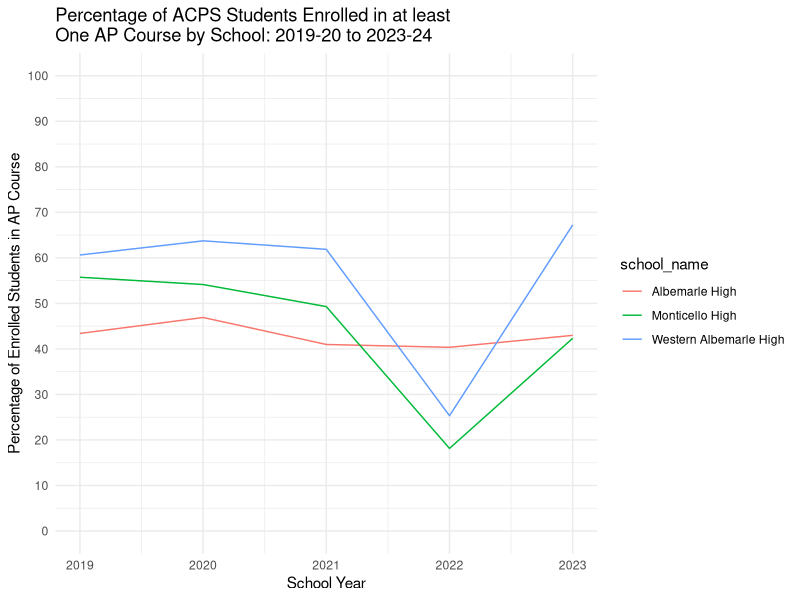

The R script that drew this image: (Note: this script raises an error after producing the figure.)
## ---- chunk 1
knitr::opts_chunk$set(echo = TRUE)

##############################################################
# Call Libraries
##############################################################

library(readxl)
library(dplyr)
library(tidyverse)
library(ggplot2)

advanced_div <- read_csv("../data/ACPS_advanced_coursework_div_data_2019-23.csv")
advanced_school <- read_csv("../data/ACPS_advanced_coursework_school_data_2019-23.csv")

## ---- chunk 2
ggplot() +
  geom_line(data=advanced_school %>% dplyr::filter(data_level=="All"),
            aes(x=year,y=perc_ap, group=school_name,color=school_name))+
  theme_minimal()+
  scale_y_continuous(limits=c(0,100),breaks=seq(0,100,10),minor_breaks=seq(0,100,5))+
  labs(x="School Year", y="Percentage of Enrolled Students in AP Course", 
       title="Percentage of ACPS Students Enrolled in at least \nOne AP Course by School: 2019-20 to 2023-24")

## ---- chunk 3
ggplot() +
  geom_line(data=ap_allyears_byschool %>% dplyr::filter(data_level=="All"),
            aes(x=year,y=perc_de, group=school_name,color=school_name))+
  theme_minimal()+
  scale_y_continuous(limits=c(0,100),breaks=seq(0,100,10),minor_breaks=seq(0,100,5))+
  labs(x="School Year", y="Percentage of Enrolled Students in DE Course", 
       title="Percentage of ACPS Students Enrolled in at least \nOne DE Course by School: 2019-20 to 2023-24")

## ---- chunk 4
ggplot() +
  geom_line(data=ap_allyears_div %>% dplyr::filter(data_level=="Race",
                                                   student_group!="American Indian or Alaska Native",
                                                   student_group!="Native Hawaiian or Pacific Islander",
                                                   student_group!="Native Hawaiian  or Pacific Islander"),
            aes(x=year,y=perc_ap, group=student_group,color=student_group))+
  theme_minimal()+
  scale_y_continuous(limits=c(0,100),breaks=seq(0,100,10),minor_breaks=seq(0,100,5))+
  labs(x="School Year", y="Percentage of Enrolled Students in AP Course", 
       title="Percentage of ACPS Students Enrolled in at least \nOne AP Course by Race: 2019-20 to 2023-24")

## ---- chunk 5
ggplot() +
  geom_line(data=ap_allyears_div %>% dplyr::filter(data_level=="Race",
                                                   student_group!="American Indian or Alaska Native",
                                                   student_group!="Native Hawaiian or Pacific Islander",
                                                   student_group!="Native Hawaiian  or Pacific Islander"),
            aes(x=year,y=perc_de, group=student_group,color=student_group))+
  theme_minimal()+
  scale_y_continuous(limits=c(0,100),breaks=seq(0,100,10),minor_breaks=seq(0,100,5))+
  labs(x="School Year", y="Percentage of Enrolled Students in Dual Enrollment", 
       title="Percentage of ACPS Students Enrolled in at least \nOne DE Course by Race: 2019-20 to 2023-24")

## ---- chunk 6
ggplot() +
  geom_line(data=ap_allyears_div %>% dplyr::filter(data_level=="Economic Advantage"),
            aes(x=year,y=perc_ap, group=student_group,color=student_group))+
  theme_minimal()+
  scale_y_continuous(limits=c(0,100),breaks=seq(0,100,10),minor_breaks=seq(0,100,5))+
  labs(x="School Year", y="Percentage of Enrolled Students in Advanced Placement", 
       title="Percentage of ACPS Students Enrolled in at least one \nAP Course by Economic Status: 2019-20 to 2023-24")
## ---- chunk 7
ggplot() +
  geom_line(data=ap_allyears_div %>% dplyr::filter(data_level=="Economic Advantage"),
            aes(x=year,y=perc_de, group=student_group,color=student_group))+
  theme_minimal()+
  scale_y_continuous(limits=c(0,100),breaks=seq(0,100,10),minor_breaks=seq(0,100,5))+
  labs(x="School Year", y="Percentage of ACPS Students in Dual Enrollment", 
       title="Percentage of ACPS 10-12th Graders Enrolled in at least one \nDE Course by Economic Status: 2019-20 to 2023-24")
